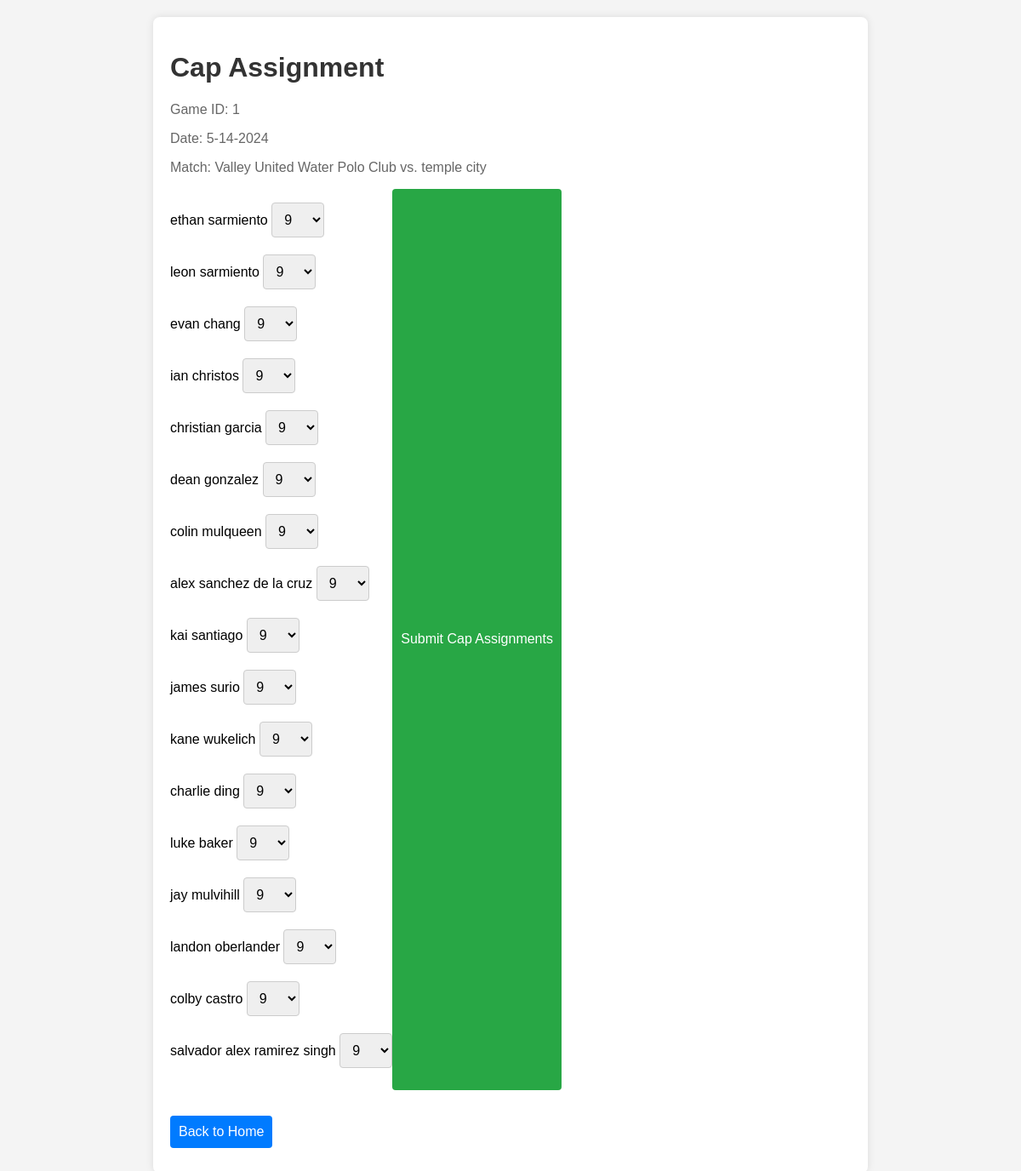
Before: /cap_assignment/1 with the older database file.
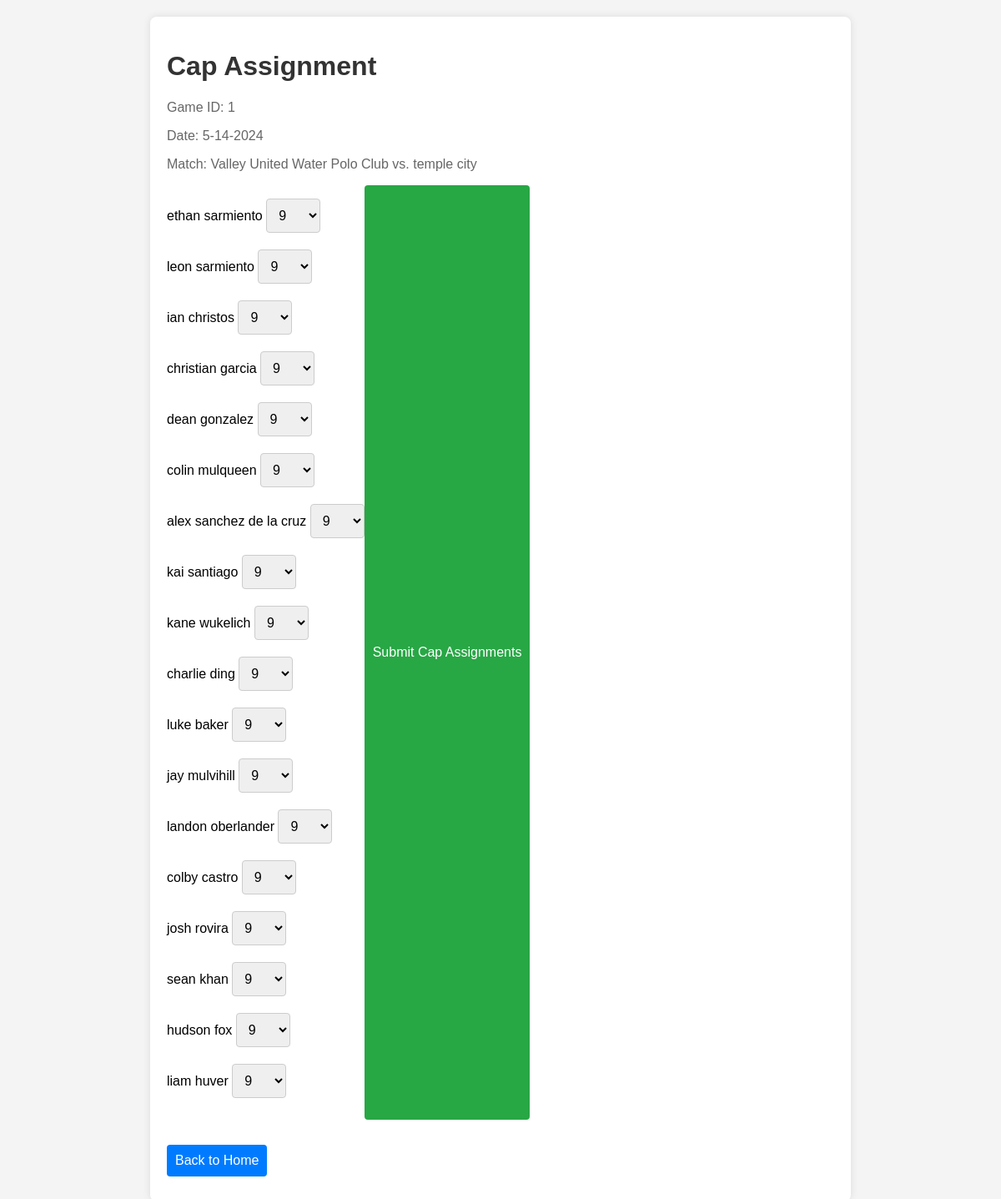
After: the same page with the newer database file.
### tables this page shows
CREATE TABLE players
(
player_id INTEGER PRIMARY KEY AUTOINCREMENT,
last_name TEXT,
first_name TEXT,
hs_team_id INTEGER,
club_team_id INTEGER,
FOREIGN KEY (hs_team_id) REFERENCES teams(team_id),
FOREIGN KEY (club_team_id) REFERENCES teams(team_id)
);

### app.py (the view, shortened to what this page needs)
@app.route('/cap_assignment/<int:game_id>', methods=['GET', 'POST'])
def cap_assignment(game_id):
    db = get_db()
    cursor = db.cursor()
    cursor.execute("SELECT game_date, opponent_team FROM games WHERE game_id = ?", (game_id,))
    game = cursor.fetchone()
    game_date, opponent_team = game
    cursor.execute("SELECT player_id, first_name, last_name FROM players WHERE club_team_id = 239")
    players = cursor.fetchall()
    cursor.execute("""
        SELECT caps.cap_id, caps.cap_number
        FROM caps
        WHERE caps.cap_id NOT IN (SELECT cap_id FROM cap_assignment WHERE game_id = ?)
    """, (game_id,))
    available_caps = cursor.fetchall()
    return render_template('cap_assignment.html', game_id=game_id, game_date=game_date,
                           opponent_team=opponent_team, players=players, available_caps=available_caps)

### app.py (called while the page is built)
def get_db():
    db = getattr(g, '_database', None)
    if db is None:
        db = g._database = sqlite3.connect(DATABASE)
    return db

@app.teardown_appcontext
def close_connection(exception):
    db = getattr(g, '_database', None)
    if db is not None:
        db.close()

### templates/cap_assignment.html (shortened to what this page needs)
<!DOCTYPE html>
<html>
<head>
    <link rel="stylesheet" type="text/css" href="{{ url_for('static', filename='css/styles.css') }}">
</head>
<body>
    <div class="container">
        <h1>Cap Assignment</h1>
        <p>Game ID: {{ game_id }}</p>
        <p>Date: {{ game_date }}</p>
        <p>Match: Valley United Water Polo Club vs. {{ opponent_team }}</p>
        <form method="POST">
            <ul>
                {% for player in players %}
                <li>
                    {{ player[1] }} {{ player[2] }}
                    <select name="{{ player[0] }}">
                        {% for cap in available_caps %}
                        <option value="{{ cap[0] }}">{{ cap[1] }}</option>
                        {% endfor %}
                    </select>
                </li>
                {% endfor %}
            </ul>
            <button type="submit">Submit Cap Assignments</button>
        </form>
        <button onclick="location.href='{{ url_for('index') }}'">Back to Home</button>
    </div>
</body>
</html>

Changed rows visible on the page:
removed players: first_name "evan", last_name "chang"
removed players: first_name "james", last_name "surio"
removed players: first_name "salvador alex", last_name "ramirez singh"
added players: first_name "josh", last_name "rovira"
added players: first_name "sean", last_name "khan"
added players: first_name "hudson", last_name "fox"
added players: first_name "liam", last_name "huver"
